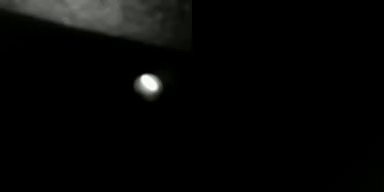
#> input picture frame 28 of python/combined_video.mp4, 384 x 192 px, given in place of output_left.mp4, which was not available
$ python join.py
#> lines starting #> are read from the running program, lines starting #| are printed output that depends on the picture
import cv2

def join_videos(video1_path, video2_path, output_path):
#> called with video1_path = './output_left.mp4', video2_path = './output_right.mp4', output_path = './combined_video.mp4'
    video1 = cv2.VideoCapture(video1_path)
    video2 = cv2.VideoCapture(video2_path)

    fps = int(video1.get(cv2.CAP_PROP_FPS))
    width = int(video1.get(cv2.CAP_PROP_FRAME_WIDTH))
    height = int(video1.get(cv2.CAP_PROP_FRAME_HEIGHT))
    print(fps, width, height)
    fourcc = cv2.VideoWriter_fourcc(*'mp4v')
    out = cv2.VideoWriter(output_path, fourcc, fps, (2*width, height))
    print("befor")
    while True:
        print("joiinglsdjfojasdf")
        ret1, frame1 = video1.read()
#> frame1 is the input picture: shape (192, 384, 3); mean B, G, R 5.7, 6.4, 6.1
        ret2, frame2 = video2.read()

        if not ret1 or not ret2:
            break
        frame2 = cv2.resize(frame2, (width, height))
        combined_frame = cv2.hconcat([frame1, frame2])
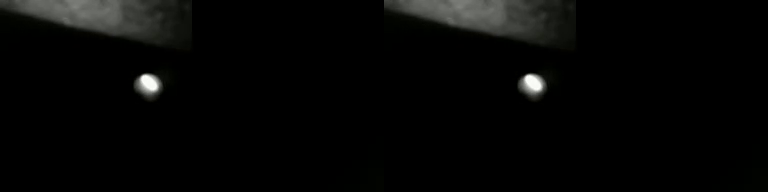
#> combined_frame: shape (192, 768, 3); mean B, G, R 5.7, 6.4, 6.1
        out.write(combined_frame)

    video1.release()
    video2.release()
    out.release()
    cv2.destroyAllWindows()


join_videos("./output_left.mp4", "./output_right.mp4", "./combined_video.mp4")

$ run again, starting later in the video
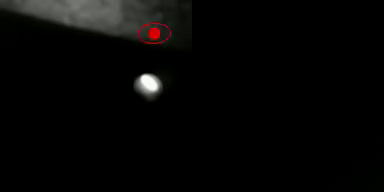
#> input picture frame 127 of python/combined_video.mp4, 384 x 192 px, given in place of output_left.mp4, which was not available
#> in join_videos, frame1 is the input picture: shape (192, 384, 3); mean B, G, R 5.5, 6.1, 6.3
#> in join_videos, `combined_frame = cv2.hconcat([frame1, frame2])`:
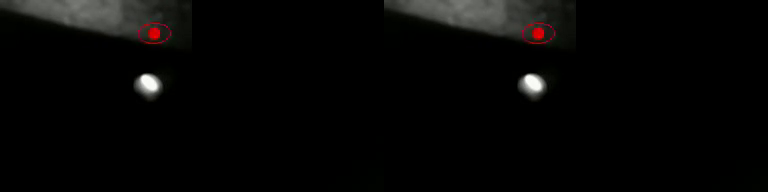
#> combined_frame: shape (192, 768, 3); mean B, G, R 5.5, 6.1, 6.3
